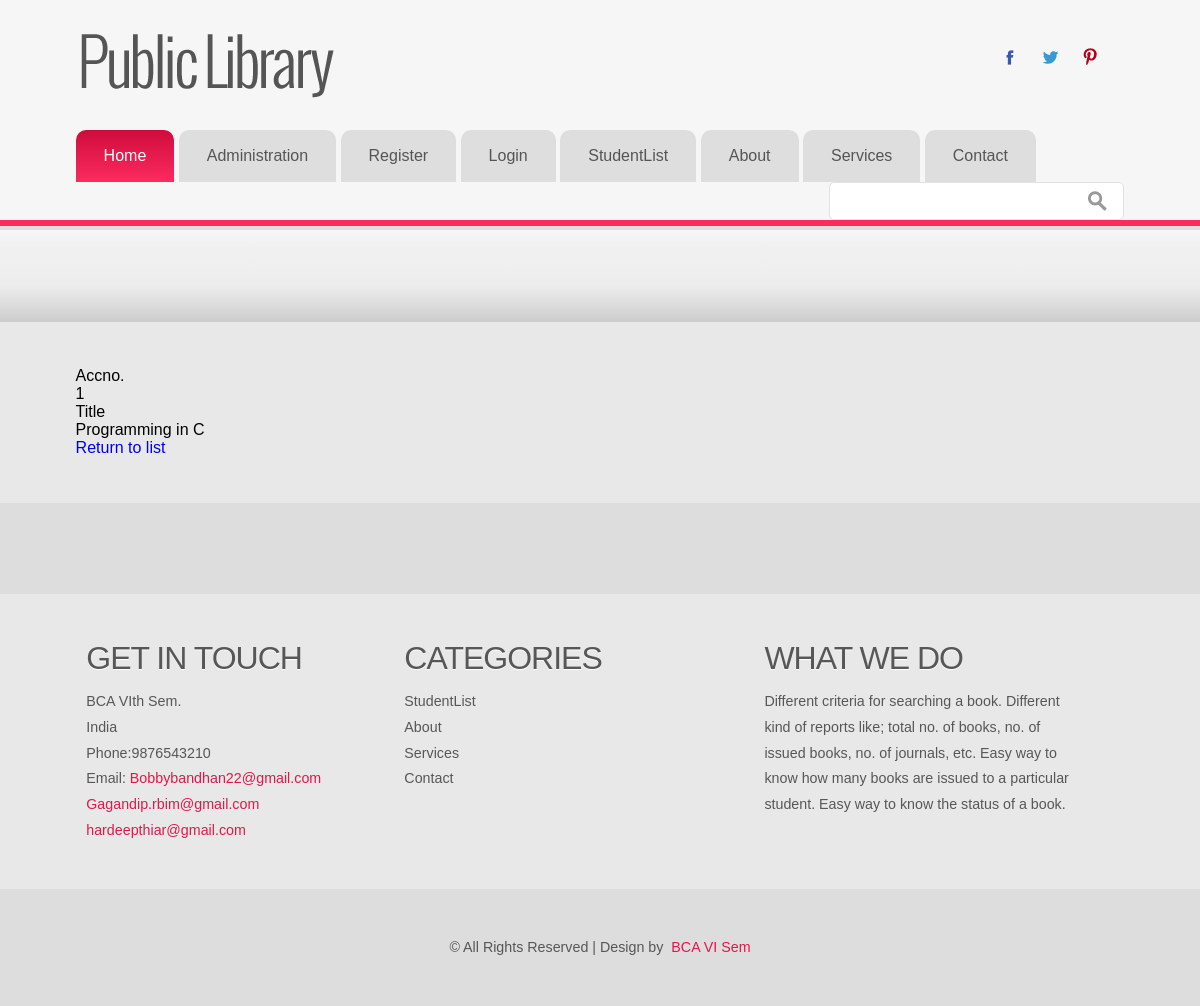
The app's page /book/1/, older data.
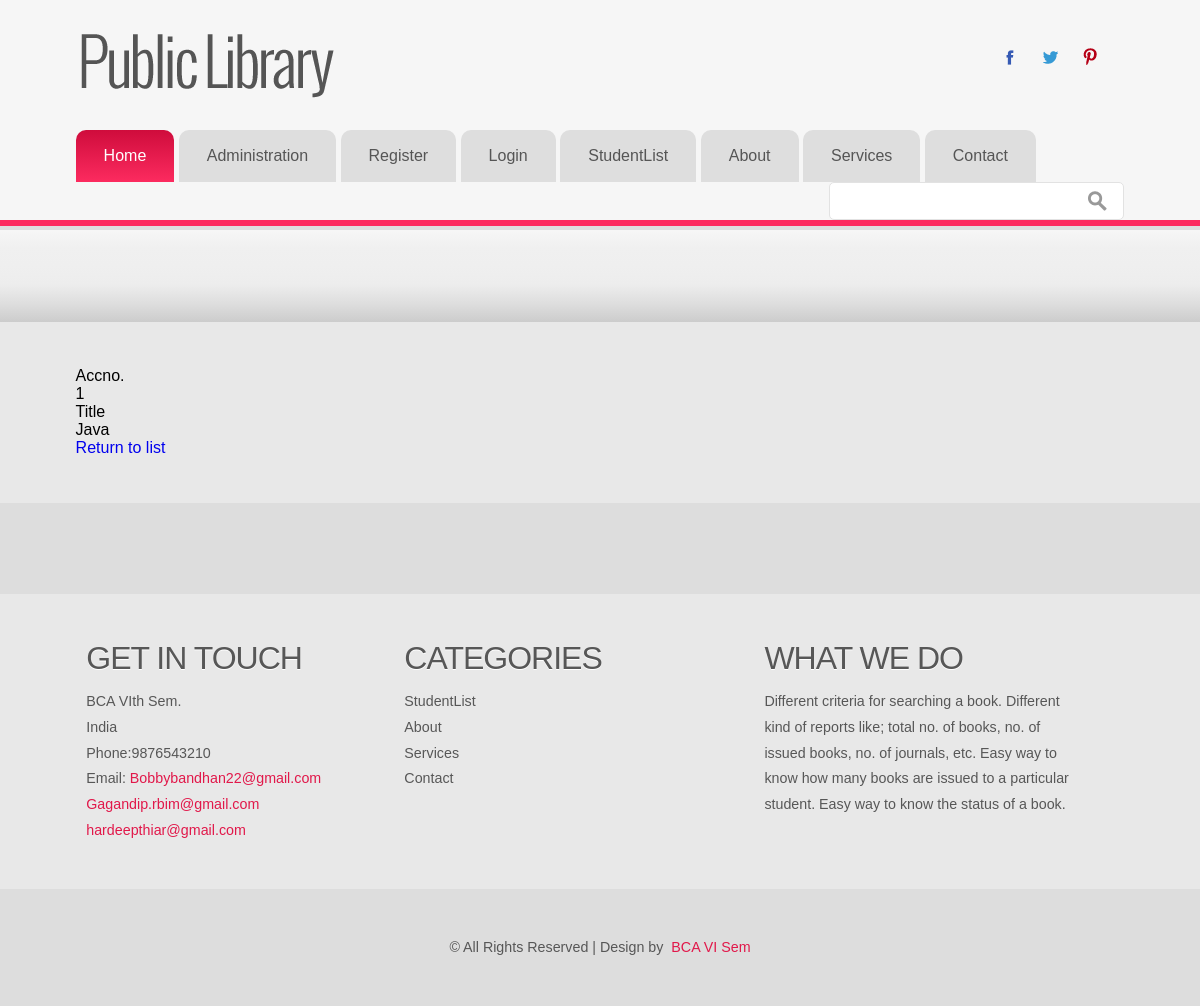
The same page, newer data.
### libsys/models.py (models this page shows, shortened)
class Book(models.Model):
	accno = models.IntegerField(primary_key=True)
	author = models.CharField(max_length=50)
	title = models.CharField(max_length=50)
	publication = models.CharField(max_length=50)
	edition = models.CharField(max_length=50)
	no_of_copies = models.IntegerField()
	volume = models.CharField(max_length=50)
	date_purchase = models.DateField()
	price = models.FloatField()
	status = models.CharField(max_length=50)

### libsys/views.py (the view)
# urls.py: url(r'^book/(?P<pk>[0-9]+)/$', views.BookDetail.as_view(), name='book_detail'),
class  BookDetail(DetailView):
	template_name = "libsys/book_detail.html"
	model=Book

### libsys/templates/libsys/book_detail.html
{% extends 'libsys/LLLL.html' %}
{% block content %}
	<div class="row">
		<div class="col-md-3"><strong>Accno.</strong></div>
		<div class="col-md-9">{{ object.accno }}</div>
	</div>
	<div class="row">
		<div class="col-md-3"><strong>Title</strong></div>
		<div class="col-md-9">{{ object.title }}</div>
	</div>
	<div class="row">
		<div class="col-md-3"><a href="{% url 'books' %}">Return to list</a>
		</div>
	</div>
{% endblock %}

Row changes from the older to the newer data that the page shows:
changed Book id 1: title "Programming in C" → "Java"
